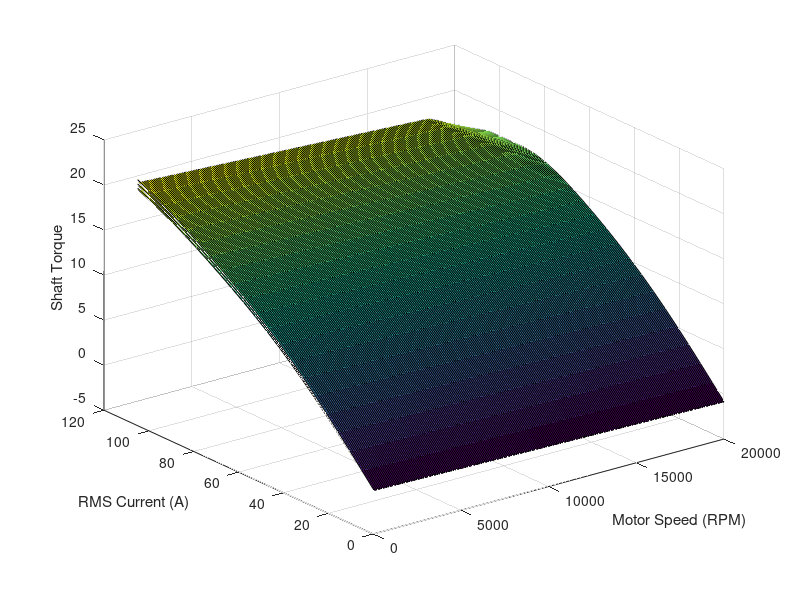
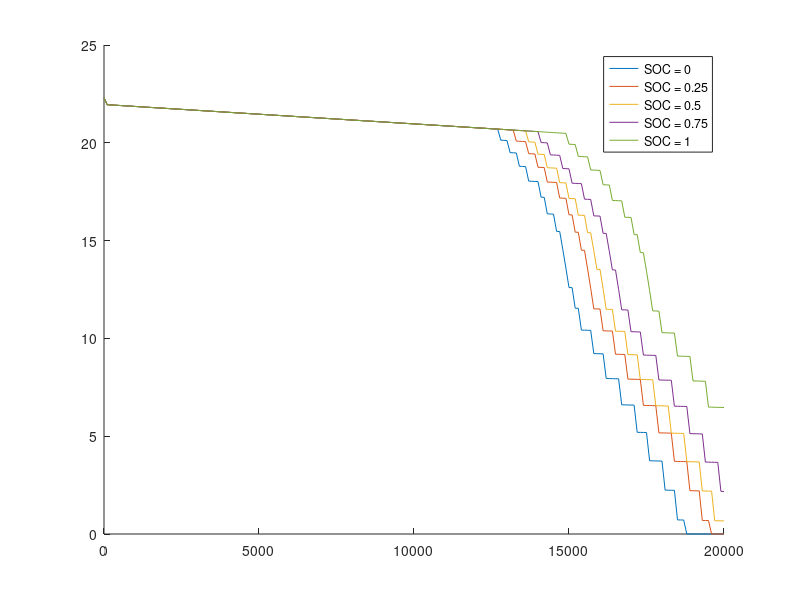

MATLAB code for these plots, in order: (Note: this script raises an error after producing the figures.)

%% surface plot of speed, current, torque
% SHAFT TORQUE VARIES MINIMALLY BETWEEN TEMPERATURE EXPERIMENTS. MAXIMUM
% DEVIATION IS 0.946 Nm

% POWER LOSS VARIES MINIMALLY BETWEEN TEMPERATURE EXPERIMENTS. MAXIMUM
% DEVIATION IS 0.33 kW

load('A2370DD_T80C.mat')
speedRPM = Speed(:,1);
currentARMS = Stator_Current_Line_RMS(1,:);
Shaft_Torque80 = Shaft_Torque;
surf(speedRPM,currentARMS,Shaft_Torque80')
Total_Loss80 = Total_Loss;
hold on

load('A2370DD_T100C.mat')
speedRPM = Speed(:,1);
currentARMS = Stator_Current_Line_RMS(1,:);
Shaft_Torque100 = Shaft_Torque;
surf(speedRPM,currentARMS,Shaft_Torque100')
Total_Loss100 = Total_Loss;

load('A2370DD_T120C.mat')
speedRPM = Speed(:,1);
currentARMS = Stator_Current_Line_RMS(1,:);
Shaft_Torque120 = Shaft_Torque;
surf(speedRPM,currentARMS,Shaft_Torque120')
Total_Loss120 = Total_Loss;

xlabel('Motor Speed (RPM)')
ylabel('RMS Current (A)')
zlabel('Shaft Torque')

% The diagram is based on a DC bus voltage of 600 VDC.
% If a lower DC bus voltage is available, not all calculated operating points can be approached.
% Which working points can still be reached, can be seen in the worksheets with the voltage that is
% set depending on the current and the speed.
% Example:
% With a DC bus voltage of 500 VDC (500 VDC / √2), a maximum of 354 VAC motor voltage is
% available. Accordingly, the maximum torque generating motor current up to 13,000 rpm is
% available (example a). At a maximum speed of 20,000 rpm, the torque generating motor current
% is reduced to 10.5 A (example b).

%% DC VOLTAGE DROP TORQUE ADJUSTMENT ANALYSIS
load('A2370DD_T80C.mat')
packInternalResistance = 0.4; % Ohms
s = 131;
p = 1;

cellIR = 0.002;
parallelIR = cellIR/p;
packIR = s*parallelIR;

maxCellV = 4.2;
minCellV = 3.6;
MaxOCV = maxCellV*s; % (V) Assuming 142 cells at 4.2V maximum voltage
MinOCV = minCellV*s; % (V) Minimum Operating Voltage at 3.6V minimum voltage

% VOLTAGE DROP FIT TO MELASTA HT05/HT06 CELLS
electricalPower = Shaft_Torque.*Speed.*0.10472 + Total_Loss;
p1 =       1.025;
p2 =      -1.301;
p3 =      0.8786;
p4 =       3.605;

% X = STATE OF CHARGE, OCV = open circuit voltage
OCV = @(x) p1*x.^3 + p2*x.^2 + p3.*x + p4;

SOC = linspace(0,1,5);
packVoltage = s*OCV(SOC);
[r,c] = size(electricalPower);
packAchievableTorque = zeros(r,c);
voltageAdjustedTorque = [];
Legend = {};
speedRPM = Speed(:,1);
figure
for i = 1:length(packVoltage)
    voltageDrop = (packVoltage(i)./electricalPower).*packInternalResistance;
    mask = Voltage_Line_Peak < (packVoltage(i)-voltageDrop); % filters for achievable motor conditions
    packAchievableTorque(mask) = Shaft_Torque(mask);
    voltageAdjustedTorque = cat(3,voltageAdjustedTorque,packAchievableTorque);
    maxTorque = max(packAchievableTorque,[],2);
    hold on
    plot(speedRPM,maxTorque)
    Legend = [Legend,['SOC = ',num2str(SOC(i))]];
end
legend(Legend)
title('Torque vs RPM, Variable SOC, Voltage Sag Model',['Assuming LCO Chemistry, ',num2str(s),'s',num2str(p),'p, Cell IR = ',num2str(cellIR)])
xlabel('Rotational Speed (RPM)')
ylabel('Torque (Nm)')

%% Efficiency Analysis
speedRPM = Speed(:,1);
currentARMS = Stator_Current_Line_RMS(1,:);

% Calculate power from power factor: https://www.engineeringtoolbox.com/power-factor-electrical-motor-d_654.html
% ElectricalRealPower = sqrt(3).*Stator_Current_Phase_RMS.*Voltage_Line_RMS;
MechanicalPower = Shaft_Torque.*Speed.*0.10472;
% Efficiency = MechanicalPower./ElectricalRealPower;
EfficiencyMechanical = MechanicalPower./(MechanicalPower + Total_Loss);
EfficiencyMechanical(EfficiencyMechanical > 1) = 0;
% EfficiencyElectrical = (ElectricalRealPower - Total_Loss)./ElectricalRealPower;
% surf(speedRPM, currentARMS, EfficiencyElectrical')
% hold on
contour(speedRPM,currentARMS, EfficiencyMechanical',[0.7,.8,.84,.86,.88,.9],'LineWidth',1.2,'ShowText','on')

% convert to torque and speed axes:
[r,c] = size(Shaft_Torque);
for i = 1:r
    for j = 1:c
    sp((i-1)*(c)+j) = speedRPM(i);
    cu((i-1)*(c)+j) = currentARMS(j);
    to((i-1)*(c)+j) = Shaft_Torque(i,j);
    ef((i-1)*(c)+j) = EfficiencyMechanical(i,j);
    end
end
ef(isnan(ef)) = 0;
efficiencyFit = fit([sp',cu'],ef','linearInterp');
currentFit = fit([sp',to'],cu','linearinterp');

torqueNm = linspace(0,max(max(Shaft_Torque)),100);

speedMatRPM = repmat(speedRPM,1,length(torqueNm));
torqueMatNm = repmat(torqueNm,length(speedRPM),1);

efficiencyMap = efficiencyFit(speedMatRPM,currentFit(speedMatRPM,torqueMatNm));

surf(torqueNm,speedRPM,efficiencyMap)
xlabel('Torque (Nm)')
ylabel('Velocity (RPM)')
zlabel('Efficiency')